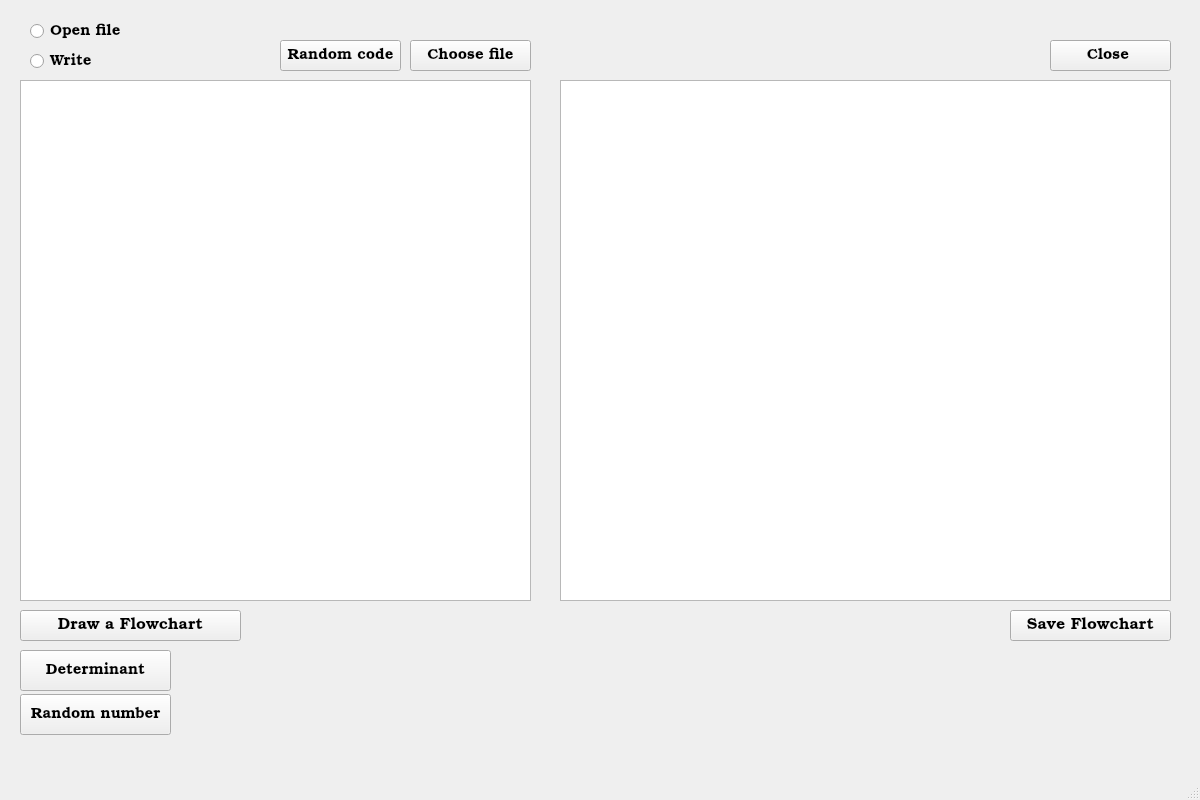
<?xml version="1.0" encoding="UTF-8"?>
<ui version="4.0">
 <class>MainWindow</class>
 <widget class="QMainWindow" name="MainWindow">
  <property name="geometry">
   <rect>
    <x>0</x>
    <y>0</y>
    <width>1200</width>
    <height>800</height>
   </rect>
  </property>
  <property name="font">
   <font>
    <family>URW Bookman</family>
    <pointsize>11</pointsize>
    <bold>false</bold>
   </font>
  </property>
  <property name="windowTitle">
   <string>MainWindow</string>
  </property>
  <property name="autoFillBackground">
   <bool>false</bool>
  </property>
  <widget class="QWidget" name="centralwidget">
   <widget class="QPlainTextEdit" name="plainTextEdit">
    <property name="geometry">
     <rect>
      <x>20</x>
      <y>80</y>
      <width>511</width>
      <height>521</height>
     </rect>
    </property>
   </widget>
   <widget class="QRadioButton" name="radioButton">
    <property name="geometry">
     <rect>
      <x>30</x>
      <y>20</y>
      <width>96</width>
      <height>23</height>
     </rect>
    </property>
    <property name="text">
     <string>Open file</string>
    </property>
   </widget>
   <widget class="QRadioButton" name="radioButton_2">
    <property name="geometry">
     <rect>
      <x>30</x>
      <y>50</y>
      <width>96</width>
      <height>23</height>
     </rect>
    </property>
    <property name="text">
     <string>Write</string>
    </property>
   </widget>
   <widget class="QPushButton" name="pushButton">
    <property name="geometry">
     <rect>
      <x>410</x>
      <y>40</y>
      <width>121</width>
      <height>31</height>
     </rect>
    </property>
    <property name="text">
     <string>Choose file</string>
    </property>
   </widget>
   <widget class="QGraphicsView" name="graphicsView">
    <property name="geometry">
     <rect>
      <x>560</x>
      <y>80</y>
      <width>611</width>
      <height>521</height>
     </rect>
    </property>
   </widget>
   <widget class="QPushButton" name="pushButton_2">
    <property name="geometry">
     <rect>
      <x>20</x>
      <y>610</y>
      <width>221</width>
      <height>31</height>
     </rect>
    </property>
    <property name="font">
     <font>
      <family>URW Bookman</family>
      <pointsize>12</pointsize>
      <bold>false</bold>
     </font>
    </property>
    <property name="text">
     <string>Draw a Flowchart</string>
    </property>
   </widget>
   <widget class="QPushButton" name="pushButton_3">
    <property name="geometry">
     <rect>
      <x>1010</x>
      <y>610</y>
      <width>161</width>
      <height>31</height>
     </rect>
    </property>
    <property name="font">
     <font>
      <family>URW Bookman</family>
      <pointsize>12</pointsize>
      <bold>false</bold>
     </font>
    </property>
    <property name="text">
     <string>Save Flowchart</string>
    </property>
   </widget>
   <widget class="QPushButton" name="pushButton_4">
    <property name="geometry">
     <rect>
      <x>280</x>
      <y>40</y>
      <width>121</width>
      <height>31</height>
     </rect>
    </property>
    <property name="text">
     <string>Random code</string>
    </property>
   </widget>
   <widget class="QPushButton" name="pushButton_5">
    <property name="geometry">
     <rect>
      <x>1050</x>
      <y>40</y>
      <width>121</width>
      <height>31</height>
     </rect>
    </property>
    <property name="text">
     <string>Close </string>
    </property>
   </widget>
   <widget class="QPushButton" name="pushButton_6">
    <property name="geometry">
     <rect>
      <x>20</x>
      <y>694</y>
      <width>151</width>
      <height>41</height>
     </rect>
    </property>
    <property name="text">
     <string>Random number</string>
    </property>
   </widget>
   <widget class="QLabel" name="label">
    <property name="geometry">
     <rect>
      <x>190</x>
      <y>690</y>
      <width>331</width>
      <height>41</height>
     </rect>
    </property>
    <property name="text">
     <string/>
    </property>
   </widget>
   <widget class="QPushButton" name="pushButton_7">
    <property name="geometry">
     <rect>
      <x>20</x>
      <y>650</y>
      <width>151</width>
      <height>41</height>
     </rect>
    </property>
    <property name="text">
     <string>Determinant</string>
    </property>
   </widget>
  </widget>
  <widget class="QMenuBar" name="menubar">
   <property name="geometry">
    <rect>
     <x>0</x>
     <y>0</y>
     <width>1200</width>
     <height>25</height>
    </rect>
   </property>
  </widget>
  <widget class="QStatusBar" name="statusbar"/>
 </widget>
 <resources/>
 <connections/>
</ui>
